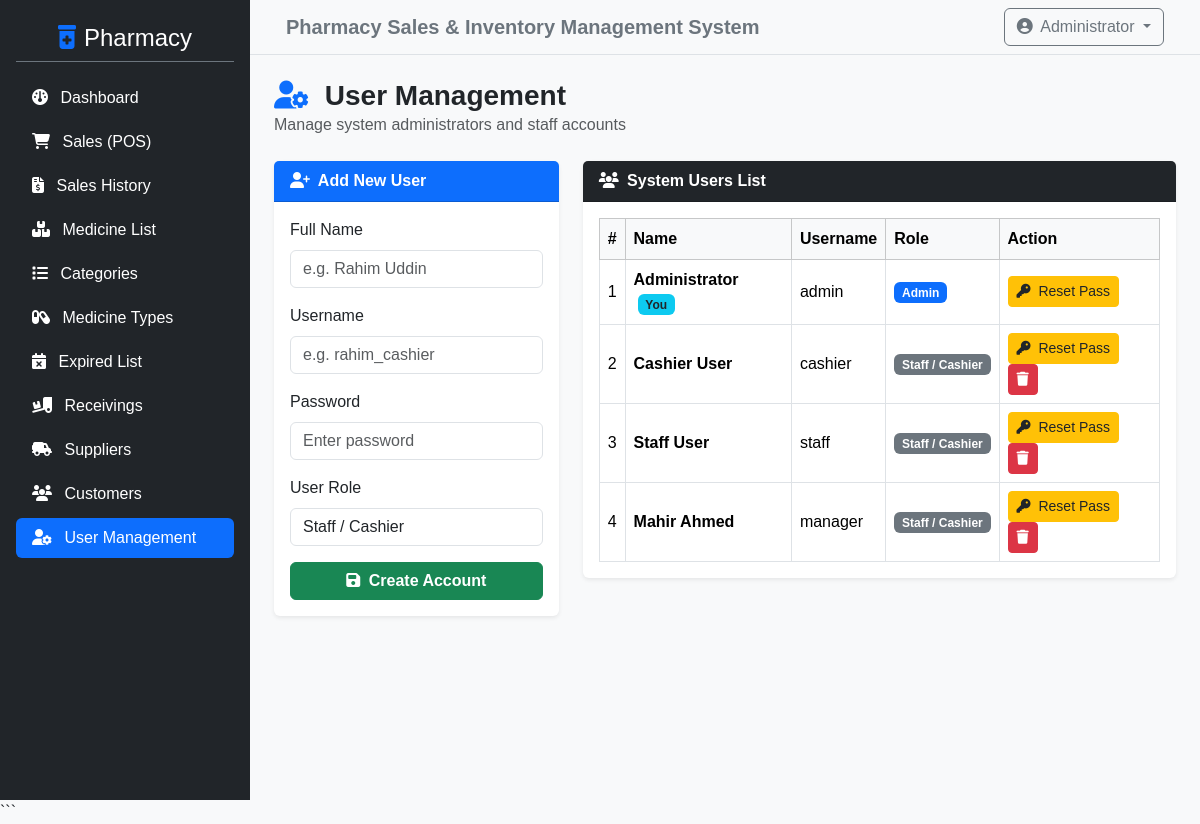
Before: /admin/users.php (signed in) with the older database file.
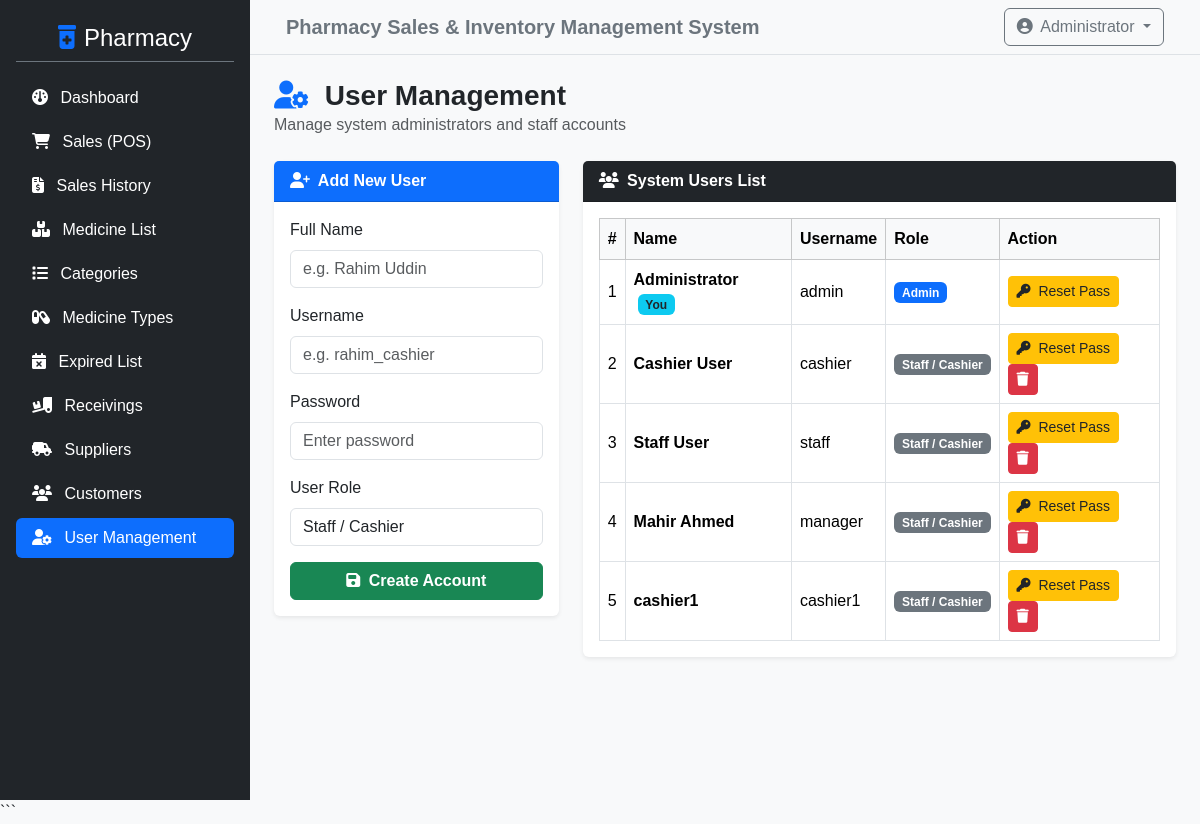
After: the same page with the newer database file.
### tables this page shows
CREATE TABLE `users` (
  `id` int NOT NULL,
  `name` varchar(200) NOT NULL,
  `username` varchar(100) NOT NULL,
  `password` varchar(200) NOT NULL,
  `type` tinyint(1) NOT NULL DEFAULT '2' COMMENT '1=admin, 2=cashier, 3=staff'
);

### admin/users.php (the view, shortened to what the changed rows need)
<?php
include '../config/db_connect.php';
$users = $conn->query("SELECT * FROM users ORDER BY id ASC");
?>
<?php include '../includes/header.php'; ?>
<div class="d-flex">
    <div class="w-100 bg-light min-vh-100">
        <div class="container-fluid p-4">
            <div class="row g-4">
                <div class="col-md-8">
                    <div class="card shadow-sm border-0">
                        <div class="card-body">
                            <div class="table-responsive">
                                <table class="table table-bordered table-hover align-middle mb-0">
                                    <thead class="table-light">
                                        <tr>
                                            <th>#</th>
                                            <th>Name</th>
                                            <th>Username</th>
                                            <th>Role</th>
                                            <th>Action</th>
                                        </tr>
                                    </thead>
                                    <tbody>
                                        <?php if ($users && $users->num_rows > 0): ?>
                                            <?php $i = 1; while ($row = $users->fetch_assoc()): ?>
                                                <tr>
                                                    <td><?php echo $i++; ?></td>
                                                    <td class="fw-bold">
                                                        <?php echo htmlspecialchars($row['name'] ?? 'Admin User'); ?>
                                                        <?php if ($row['id'] == $_SESSION['user_id']): ?>
                                                            <span class="badge bg-info text-dark ms-1">You</span>
                                                        <?php endif; ?>
                                                    </td>
                                                    <td><?php echo htmlspecialchars($row['username']); ?></td>
                                                    <td>
                                                        <?php if (($row['type'] ?? 1) == 1): ?>
                                                            <span class="badge bg-primary">Admin</span>
                                                        <?php else: ?>
                                                            <span class="badge bg-secondary">Staff / Cashier</span>
                                                        <?php endif; ?>
                                                    </td>
                                                    <td>
                                                        <button type="button" class="btn btn-sm btn-warning text-dark"
                                                                data-bs-toggle="modal"
                                                                data-bs-target="#resetModal<?php echo $row['id']; ?>">
                                                            <i class="fa-solid fa-key me-1"></i> Reset Pass
                                                        </button>
                                                        <?php if ($row['id'] != $_SESSION['user_id']): ?>
                                                            <a href="users.php?delete_id=<?php echo $row['id']; ?>"
                                                               class="btn btn-sm btn-danger"
                                                               onclick="return confirm('Are you sure you want to delete this user?');">
                                                                <i class="fa-solid fa-trash"></i>
                                                            </a>
                                                        <?php endif; ?>
                                                    </td>
                                                </tr>
                                            <?php endwhile; ?>
                                        <?php else: ?>
                                            <tr>
                                                <td colspan="5" class="text-center text-muted py-3">No users found.</td>
                                            </tr>
                                        <?php endif; ?>
                                    </tbody>
                                </table>
                            </div>
                        </div>
                    </div>
                </div>
            </div>
        </div>
    </div>
</div>
<?php include '../includes/footer.php'; ?>

Changed rows visible on the page:
added users: name "cashier1", username "cashier1", type "Staff / Cashier"
